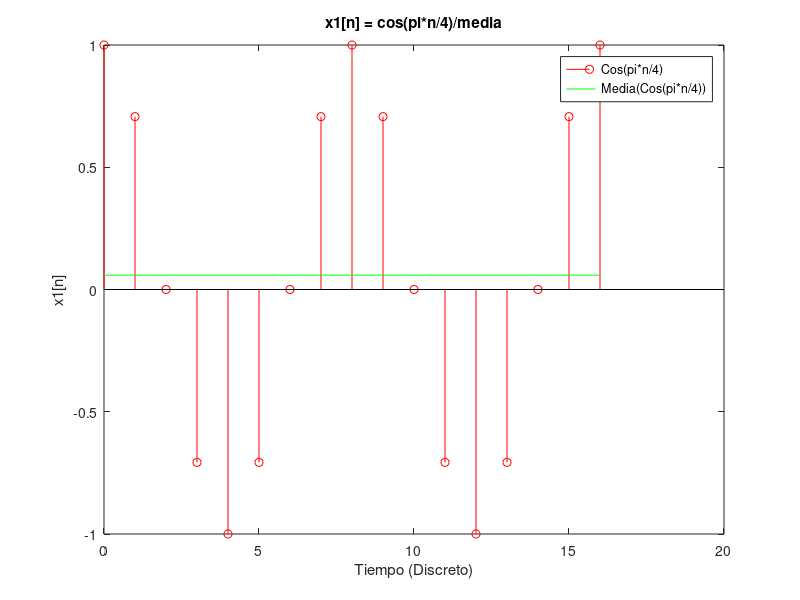

Write MATLAB code to recreate this figure.
n = [0:16]
x1 = cos(pi*n/4);
y1 = mean(x1);
stem(n,x1,'r')
title('x1[n] = cos(pi*n/4)/media')
xlabel('Tiempo (Discreto)')
ylabel('x1[n]')
hold on
m1 = y1*ones(1,17);
plot(n,m1,'g')
legend('Cos(pi*n/4)', 'Media(Cos(pi*n/4))');
hold off